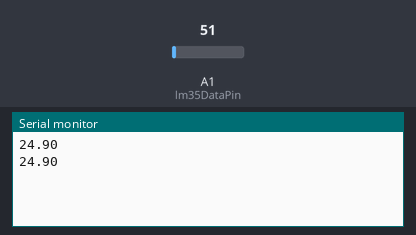
Simulated run of this sketch. Board: Arduino Uno, built with avr-gcc and run on an emulated ATmega328P. Shown: the last lines printed to the serial monitor. Inputs (shaded band) come from the test bench; at power-on: A1 (lm35DataPin) = 51.

Above: at 3.3 s.
3.4 s: A1 (lm35DataPin) set to 61
At 5.9 s:
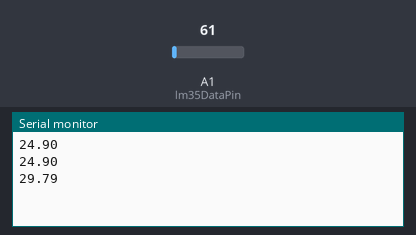
6.7 s: A1 (lm35DataPin) set to 71
At 7.9 s:
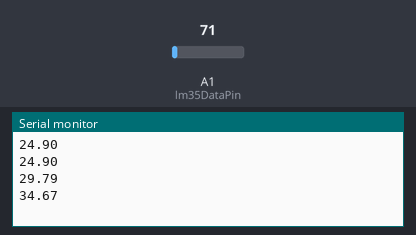
Timing chart, 0 to 9.7 s (numbered marks = the images above; inputs shaded):
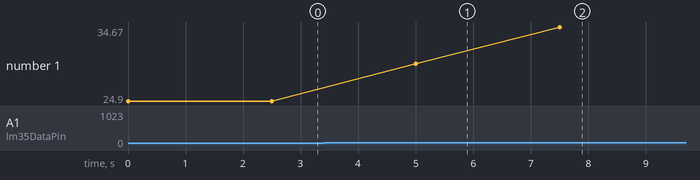

The sketch:

TempViaZigbee-Write.ino
```cpp
const int lm35DataPin = A1;

const int DELAY_TIME = 2500;

void setup()
{
  Serial.begin(9600);
}

void loop()
{
  int rawvoltage = analogRead(lm35DataPin);
  //Serial.println(rawvoltage);

  float millivolts = (rawvoltage / 1024.0) * 5000;
  float celsius = millivolts / 10;
  Serial.println(celsius);
  delay(DELAY_TIME);
}
```

Measured:
- after the input at 3.4 s, the serial monitor: prints a new line after 1.6 s (image 1)
- after the input at 6.7 s, the serial monitor: prints a new line after 0.80 s (image 2)
- plotted number 1: 24.9 → 29.79 after the input at 3.4 s, 29.79 → 34.67 after the input at 6.7 s
